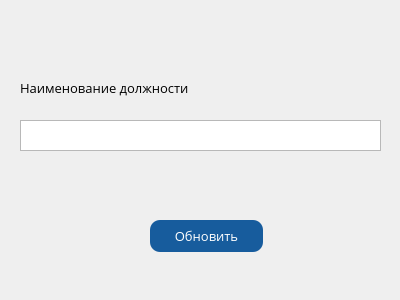
<?xml version="1.0" encoding="UTF-8"?>
<ui version="4.0">
 <class>Form_Update_Official</class>
 <widget class="QWidget" name="Form_Update_Official">
  <property name="windowModality">
   <enum>Qt::ApplicationModal</enum>
  </property>
  <property name="geometry">
   <rect>
    <x>0</x>
    <y>0</y>
    <width>400</width>
    <height>300</height>
   </rect>
  </property>
  <property name="font">
   <font>
    <family>Open Sans</family>
    <pointsize>10</pointsize>
   </font>
  </property>
  <property name="windowTitle">
   <string>Форма обновления записи</string>
  </property>
  <property name="windowIcon">
   <iconset>
    <normaloff>logo.png</normaloff>logo.png</iconset>
  </property>
  <property name="styleSheet">
   <string notr="true">QPushButton {
    border-radius:  10px;
    background-color:  rgb(23, 92, 157);
    color:  rgb(255, 255, 255);
	font: 10pt &quot;Open Sans&quot;;
}

QPushButton:pressed {
    background-color:  rgb(11, 48, 84);
}</string>
  </property>
  <widget class="QLabel" name="label">
   <property name="geometry">
    <rect>
     <x>20</x>
     <y>80</y>
     <width>181</width>
     <height>16</height>
    </rect>
   </property>
   <property name="text">
    <string>Наименование должности</string>
   </property>
  </widget>
  <widget class="QTextEdit" name="textEdit">
   <property name="geometry">
    <rect>
     <x>20</x>
     <y>120</y>
     <width>361</width>
     <height>31</height>
    </rect>
   </property>
  </widget>
  <widget class="QPushButton" name="pushButton">
   <property name="geometry">
    <rect>
     <x>150</x>
     <y>220</y>
     <width>113</width>
     <height>32</height>
    </rect>
   </property>
   <property name="text">
    <string>Обновить</string>
   </property>
  </widget>
 </widget>
 <resources/>
 <connections/>
</ui>
